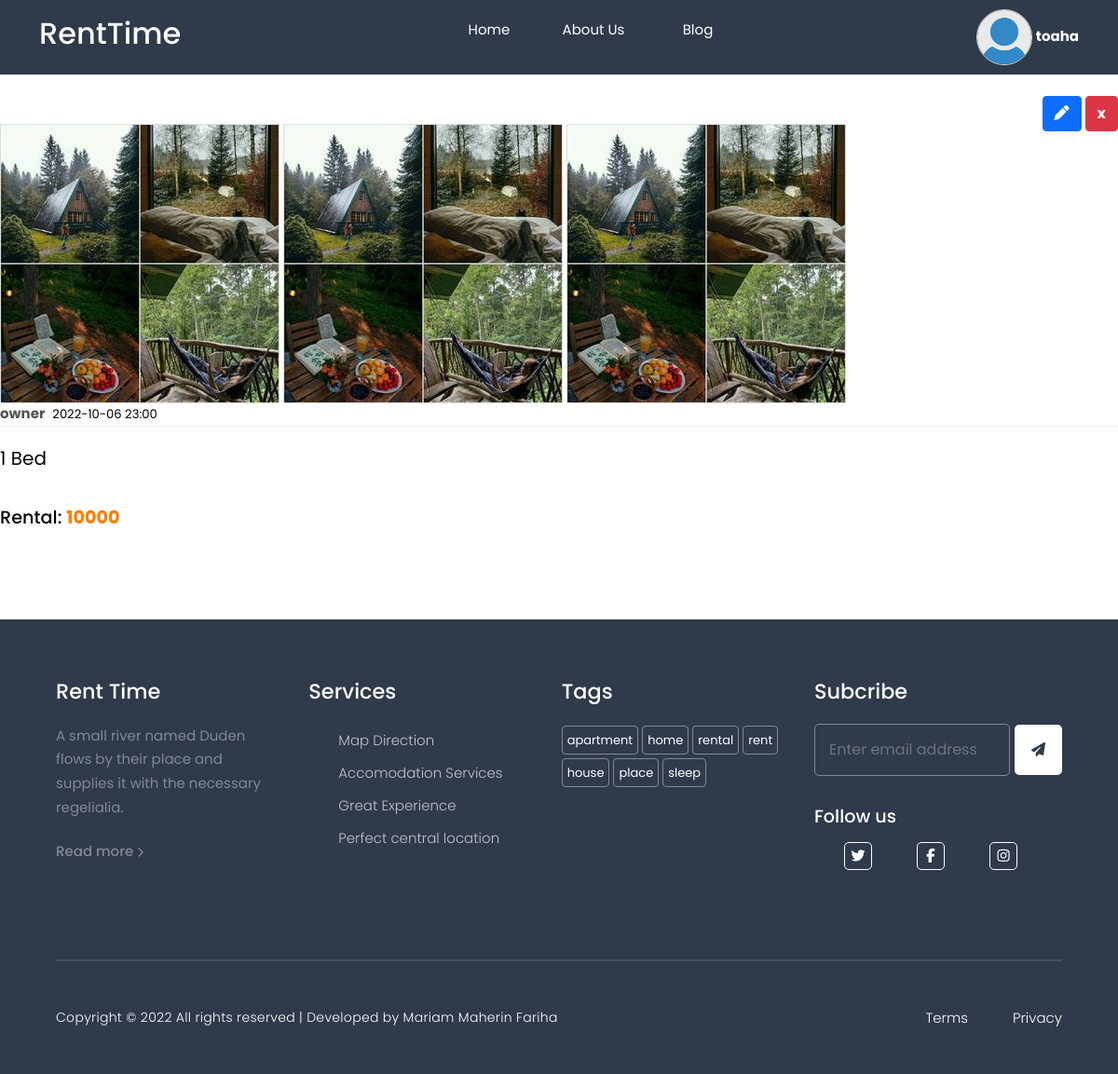
The page /rents/details/2/ (signed in) on the database its author committed.
### app/models.py (models this page shows, shortened)
class User(AbstractUser):
    GENDER_CHOICES = (
        ('Male', 'Male'),
        ('Female', 'Female'),
        ('Other', 'Other')
    )
    is_renter = models.BooleanField(default = False)
    is_owner = models.BooleanField(default = False)
    gender = models.CharField(max_length=10, choices=GENDER_CHOICES, null=True, blank=True)
    nid = models.CharField(max_length=13, null=True, blank=True)
    mobile_No = models.CharField(max_length=11, null = False, blank=False)
    affiliation_name = models.CharField(max_length=20, null = True, blank=True)
    affiliation_id = models.CharField(max_length=20, null = True, blank=True)
    dob = models.DateTimeField(null=True,blank=True)
    present_address = models.CharField(max_length=255, blank=True)
    photo = models.ImageField(upload_to='images/', default='images/user.jpg', blank=True)
    def __str__(self):
        return self.username

class Rent(models.Model):
    owner = models.ForeignKey('User', related_name='rent_owner', on_delete=models.CASCADE)
    renter = models.ForeignKey('User', related_name='rent_renter', blank=True, null=True, on_delete=models.CASCADE)
    post_office = models.ForeignKey('PostOffice', related_name = 'address_postoffice', on_delete= models.CASCADE)
    address = models.CharField(max_length = 255, null=False)
    description = models.TextField()
    availability_date = models.DateTimeField(null = False)
    rental = models.IntegerField(null = False, default=0)
    is_booked = models.BooleanField(default=False)
    is_deleted = models.BooleanField(default=False)
    is_shared = models.BooleanField(default = False)
    created_date = models.DateTimeField(default=timezone.now)
    modified_date = models.DateTimeField(null = True)
    photo1 = models.ImageField(upload_to='images/', default='images/home.jpg', blank=True)
    photo2 = models.ImageField(upload_to='images/', default='images/home.jpg', blank=True)
    photo3 = models.ImageField(upload_to='images/', default='images/home.jpg', blank=True)

### app/views/rents.py (the view)
# urls.py: path('rents/details/<int:pk>/', rents.details, name='rent_details'),
@login_required
def details(request, pk):
    rent = get_object_or_404(Rent, pk=pk)
    return render(request, 'rent-details.html', {'rent': rent})

### templates/rent-details.html (shortened to what this page needs)
{% extends 'layout.html' %}
{% load static %}
{% block content %}
<div class="blog-con box-header">
	<br>
	{% if user.is_owner or user.is_superuser %}
	<div class="position-absolute end-0">
		<a href="/rents/details/{{rent.id}}/edit/"> <button type="button" class="btn btn-primary" title="Edit"><i
					class="fa fa-pen"></i></button></a>
		<a href="/rents/delete/{{rent.id}}/"> <button type="button" class="btn btn-danger" title="Delete">
			<b>x</b></button></a>
	</div>
	{% endif %}
	<a href="/rents"><button class="btn"
			style="padding-top:0px;padding-left: 2px; margin: 0px; width: 20px;height: 18px;"></button></a>
	<img aria-hidden="true" src="{{rent.photo1.url}}">
	<img aria-hidden="true" src="{{rent.photo2.url}}">
	<img aria-hidden="true" src="{{rent.photo3.url}}">
	<br>
	<b style="color:red;"><a
			href="/profile/{{rent.owner}}">{{rent.owner}}</a></b>&nbsp;&nbsp;<small>{{rent.created_date | date:'Y-m-d H:i'}}</small>
	<hr style="border: 1px solid #dddddd; margin: 0px;">
	<br>
	<p style="font-size: 20px">{{rent.description|linebreaksbr}}</p>
	<br>
	<h4>Rental: <strong style="color: rgb(255, 123, 0);">{{rent.rental}}</strong></h4>
</div>
<br>
<br><br><br>
{% endblock %}

### templates/layout.html (shortened to what this page needs)
{% load static %}
<!DOCTYPE html>
<html lang="en">
<head>
    <link rel="stylesheet" href="https://unpkg.com/swiper@8/swiper-bundle.min.css" />
    <link rel="stylesheet" href="https://cdn.jsdelivr.net/npm/bootstrap@5.0.0/dist/css/bootstrap.min.css">
    <link rel="stylesheet" type="text/css" href="{% static 'style.css' %}">
<body>
    {% block nav %}
    <header>
        <nav>
            <div class="container">
                <a href="{% url 'home' %}">
                    <h3>RentTime</h3>
                </a>
                <ul id="nav-items">
                    <li><a href="{% url 'home' %}">Home</a></li>
                    <li><a href="/about/">About Us</a></li>
                    <li><a href="/blogs/">Blog</a></li>
                {% if user.is_authenticated %}
                </ul>
                <div class="profile-icon" onclick="settingsMenuToggle()">
                    <img src="{{user.photo.url}}" alt="Avater">
                    <b style="color: white;">{{user}}</b>
                </div>
                {% else %}
                    <li>
                        <a href="{% url 'login' %}">LogIn</a>
                    </li>
                </ul>
                {% endif %}
            </div>
        </nav>
    </header>
    {% endblock %}
    {% block content %}
    {% endblock %}
    <footer id="footer">
        <div class="container">
            <div class="intro">
                <h4 class="footer-title"><a href="#" class="logo">Rent Time</a></h4>
                <p>A small river named Duden flows by their place and supplies it with the necessary regelialia.</p>
                <a href="/about/">Read more <span class="fa fa-chevron-right" style="font-size: 11px;"></span></a>
            </div>
            <div class="Services">
                <h4 class="footer-title">Services</h4>
                <ul>
                    <li><a href="#">Map Direction</a></li>
                    <li><a href="#">Accomodation Services</a></li>
                    <li><a href="#">Great Experience</a></li>
                    <li><a href="#">Perfect central location</a></li>
                </ul>
            </div>
            <div class="tag-cloud">
                <h4 class="footer-title">Tags</h4>
                <div class="short-link">
                    <a href="#" class="tag-cloud-link">apartment</a>
                    <a href="#" class="tag-cloud-link">home</a>
                    <a href="#" class="tag-cloud-link">rental</a>
                    <a href="#" class="tag-cloud-link">rent</a>
                    <a href="#" class="tag-cloud-link">house</a>
                    <a href="#" class="tag-cloud-link">place</a>
                    <a href="#" class="tag-cloud-link">sleep</a>
                </div>
            </div>
            <div class="subscribe">
                <div class="subscribeWrapper">
                    <h4 class="footer-title">Subcribe</h4>
                    <form action="#" class="subscribe-form">
                        <input type="email" class="form-control rounded-left" placeholder="Enter email address"
                            required>
                        <button type="submit"><i class="fa fa-paper-plane"></i></button>
                    </form>
                </div>
                <div id="social-links">
                    <h4>Follow us</h4>
                    <ul>
                        <li><a href="#"><span class="fa fa-twitter"></span></a></li>
                        <li><a href="#"><span class="fa fa-facebook"></span></a></li>
                        <li><a href="#"><span class="fa fa-instagram"></span></a></li>
                    </ul>
                </div>
            </div>
        </div>
        <div class="container hrtag">
            <hr>
        </div>
        <div class="copyright-message-and-privacy">
            <div class="container copyright-box">
                <div class="copyright-message">
                    <p>
                        Copyright &copy; 2022 All rights reserved | Developed by Mariam Maherin Fariha
                    </p>
                </div>
                <div class="terms-privacy">
                    <p>
                        <a href="#">Terms</a>
                        <a href="#">Privacy</a>
                    </p>
                </div>
            </div>
        </div>
    </footer>
</body>
</html>

### static/style.css (style rules this page uses)
* { padding: 0; margin: 0; font-family: 'Poppins', sans-serif; text-decoration: none; border: none; outline: none; box-sizing: border-box; list-style-type: none; }
:root { --body-color: #efefef; --nav-color: #2f3a4a; --bg-color: #fff; --custom-shadow: 0 3px 8px rgb(0 0 0 / 12%), 0 3px 1px rgb(0 0 0 / 4%); }
a { color: #525252; }
body { background-color: var(--bg-color); transition: background 0.3s; color: #000; max-width: 100vw; font-size: 15px; }
img { max-width: 100%; }
html { scroll-behavior: smooth; scroll-padding-top: 5rem; }
h1, h2, h3, h4, h5 { color: #000; }
h3 { font-size: 1.6rem; }
h4 { font-size: 1.2rem; }
p { line-height: 1.6rem; }
.container { width: 95%; margin: 0 auto; }
button { background: transparent; }
header { position: sticky; top: 0; z-index: 100; }
nav .container a h3 { color: #fff; font-size: 2rem; }
nav { display: flex; align-items: center; justify-content: center; background-color: var(--nav-color); height: 5rem; width: 100%; }
nav .container { display: flex; justify-content: space-between; align-items: center; height: 100% }
nav .container ul { display: flex; height: 100%; }
nav .container ul li { transition: all 0.3s ease; }
nav .container ul li a { width: 7rem; height: 100%; display: flex; justify-content: center; align-items: center; color: #fff; transition: all ease 0.3s; }
#footer { background-color: #2f3a4a; }
#footer .container { width: 90%; display: grid; grid-template-columns: repeat(4, 1fr); gap: 2rem; padding: 4rem 0 0; }
h4.footer-title, h4.footer-title a { color: #fff; font-weight: 500; font-size: 1.4rem; margin-bottom: 1.3rem; }
.intro p { color: #828992; margin-bottom: 1.5rem; }
.intro a { color: #828992; font-weight: 500; }
.Services ul li a { color: rgba(255, 255, 255, .7); line-height: 35px; }
.Services ul li a { color: rgba(255, 255, 255, .7); line-height: 35px; font-weight: 300; }
.short-link .tag-cloud-link { padding: 5px; border: 1px solid #828992; line-height: 35px; color: #fff; font-size: 13px; border-radius: 4px; transition: all 0.3s ease; }
.subscribe .subscribeWrapper .subscribe-form { display: flex; align-items: center; gap: 0.3rem; }
.subscribe { display: flex; flex-direction: column; gap: 2rem; }
.subscribe .subscribeWrapper .subscribe-form input, .subscribe .subscribeWrapper .subscribe-form button { background: transparent; border: 1px solid #828992; padding: 15px; border-radius: 5px; color: #fff; }
.subscribe .subscribeWrapper .subscribe-form button { background-color: #fff; color: #2f3a4a; cursor: pointer; border: none; padding: 16px 18px; }
.subscribe #social-links h4 { color: #fff; font-weight: 500; margin-bottom: 1rem; }
.subscribe #social-links ul { display: flex; align-items: center; }
.subscribe #social-links ul li a span { color: #fff; margin-right: 3rem; padding: 5px; border: 1px solid #fff; width: 30px; height: 30px; display: flex; justify-content: center; align-items: center; border-radius: 5px; transition: all 0.3s ease; }
#footer .hrtag { display: block; }
#footer .hrtag hr { border: 0.5px solid #828992; }
#footer .copyright-box { display: flex; justify-content: space-between; align-items: center; padding: 2rem 0 2rem; }
.copyright-message { color: #fff; letter-spacing: 0.3px; font-weight: 300; font-size: 14px; }
.terms-privacy p { display: flex; align-items: center; gap: 3rem; }
.terms-privacy p a { color: #fff; font-weight: 300; }
nav .container .profile-icon img { width: 60px; height: 60px; border: 1px solid #ddd; border-radius: 50%; cursor: pointer; }

### templates/layout.html (style rules this page uses)
a { text-decoration: none; }

### rows shown on the page
User: photo (placeholder picture), username "toaha"
Rent: photo1 (picture), photo2 (picture), photo3 (picture), owner "owner", created_date "2022-10-06 23:00", description "1 Bed", rental "10000"
